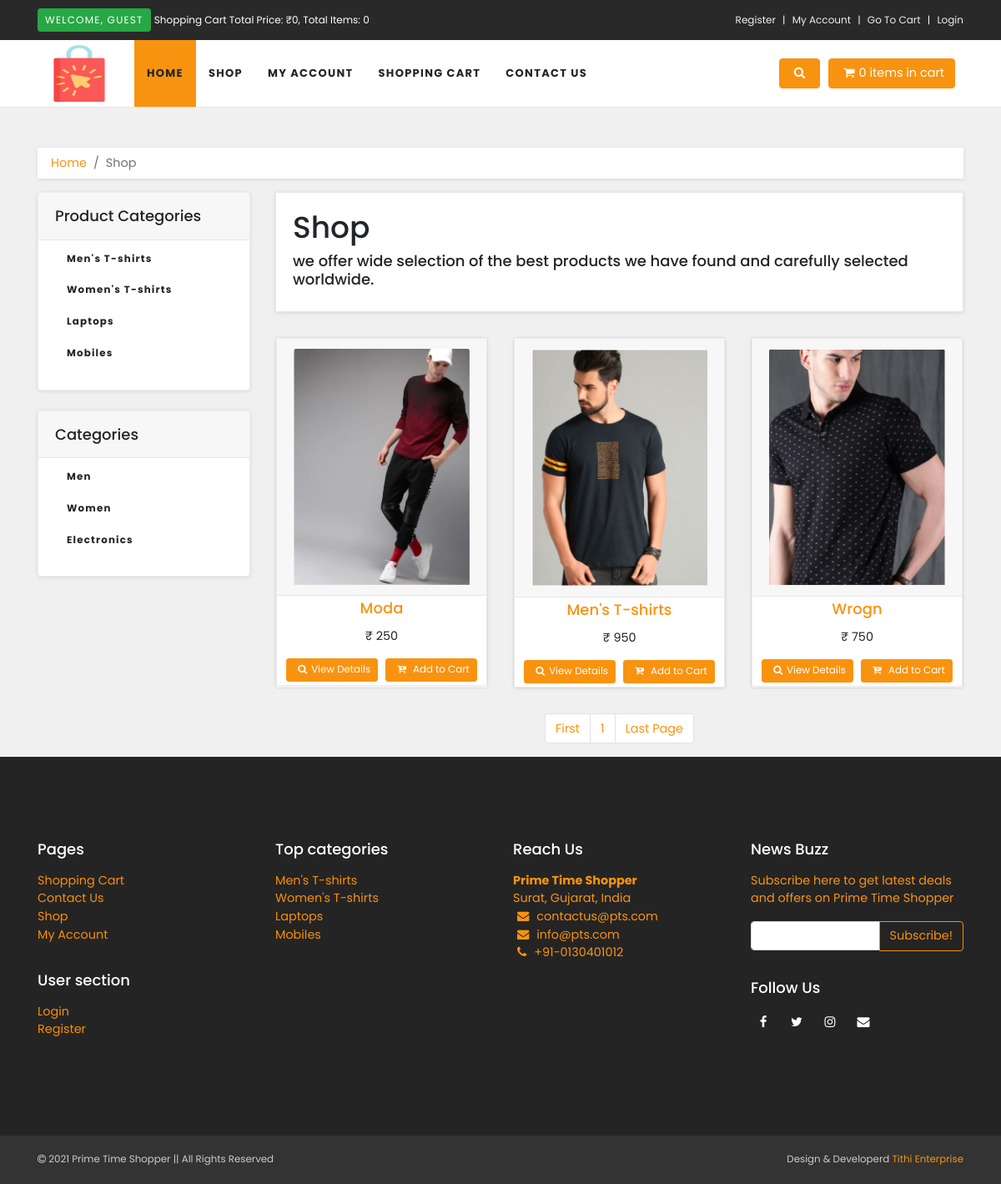
The page /shop.php on the database its author committed.
### tables this page shows
CREATE TABLE `product_categories` (
  `p_cat_id` int(25) NOT NULL,
  `p_cat_title` text NOT NULL,
  `p_cat_desc` text NOT NULL
);

CREATE TABLE `categories` (
  `cat_id` int(11) NOT NULL,
  `cat_title` text NOT NULL,
  `cat_desc` text NOT NULL
);

CREATE TABLE `products` (
  `product_id` int(255) NOT NULL,
  `p_cat_id` int(255) NOT NULL,
  `cat_id` int(255) NOT NULL,
  `date` timestamp NOT NULL DEFAULT current_timestamp() ON UPDATE current_timestamp(),
  `product_title` text NOT NULL,
  `product_img1` text NOT NULL,
  `product_img2` text NOT NULL,
  `product_img3` text NOT NULL,
  `product_price` int(255) NOT NULL,
  `product_desc` text NOT NULL,
  `product_keywords` text NOT NULL
);

### shop.php (the view, shortened to what this page needs)
<?php
include('includes/db_config.php');
include('functions/functions.php');
?>
<!DOCTYPE html>
<html>
<head>
  <link rel="stylesheet" href="styles/bootstrap/css/bootstrap.min.css">
  <link rel="stylesheet" href="styles/font-awesome/css/font-awesome.min.css">
  <link rel="stylesheet" href="styles/owl.carousel/assets/owl.carousel.css">
  <link rel="stylesheet" href="styles/owl.carousel/assets/owl.theme.default.css">
  <link rel="stylesheet" href="styles/style.default.css" id="theme-stylesheet">
  <link rel="stylesheet" href="styles/custom.css">
</head>
<body>
    <?php include ('includes/header.php'); ?>
  <div id="all">
    <div id="content">
      <div class="container mt-0">
        <div class="row">
          <div class="col-lg-12">
            <nav aria-label="breadcrumb">
              <ol class="breadcrumb">
                <li class="breadcrumb-item"><a href="index.php">Home</a></li>
                <li aria-current="page" class="breadcrumb-item active">Shop</li>
              </ol>
            </nav>
          </div>
          <div class="col-lg-3">
            <?php include('includes/sidebar.php'); ?>
            <div class="col-lg-9">
              <?php if (!isset($_GET['p_cat'])) {
                if (!isset($_GET['cat'])) { ?>
                  <div class="box">
                    <h1>Shop</h1>
                    <h4>we offer wide selection of the best products we have found and carefully selected worldwide.</h4>
                  </div>
              <?php }
              } ?>
                <div class="row products justify-content-center" >
                    <?php if (!isset($_GET['p_cat'])) {
                      if (!isset($_GET['cat'])) {
                        $per_page = 3;
                        if (isset($_GET['page'])) {
                          $page = $_GET['page'];
                        } else {
                          $page = 1;
                        }
                        $start_from = ($page - 1) * $per_page;
                        $get_products = "SELECT * FROM products order by 1 DESC LIMIT $start_from,$per_page";
                        $run_product = mysqli_query($con, $get_products);
                        while ($res_products = mysqli_fetch_array($run_product)) {
                          $pro_id = $res_products['product_id'];
                          $pro_title = $res_products['product_title'];
                          $pro_price = $res_products['product_price'];
                          $pro_img1 = $res_products['product_img1'];
                          echo "<div class='col-lg-4 col-md-6 d-flex'>
                                <div class='product'>
                                      <div class='card text-center'>
                                            <div class='card-header'>
                                                <a href='details.php?pro_id=$pro_id'><img id='proImg' class='card-img-top' src='admin_area/admin_product_images/$pro_img1' ></a>
                                            </div>
                                            <div class='card-body'>
                                                <h4 class='card-title'><a href='details.php?pro_id=$pro_id'>$pro_title</a></h4>
                                                <p class='card-text'>&#8377; $pro_price</p>
                                                 <a href='details.php?pro_id=$pro_id' class='btn btn-primary btn-sm'><i class='fa fa-search'></i>View Details</a>
                                                <a href='details.php?pro_id=$pro_id' class='btn btn-primary btn-sm'><i class='fa fa-cart-plus'></i> Add to Cart</a>
                                            </div>
                                        </div>
                                </div>
                          </div>";
                        }
                    ?>
                <div class="pages d-flex justify-content-center">
                      <nav aria-label="Page navigation example">
                        <ul class="pagination">
                            <?php
                                  $query="SELECT * FROM products";
                                  $result=mysqli_query($con,$query);
                                  $total_records=mysqli_num_rows($result);
                                  $total_per_page=ceil($total_records/$per_page);
                                  echo "<li class='page-item'><a href='shop.php?page=1' aria-label='Previous' class='page-link'><span aria-hidden='true'>First</span><span class='sr-only'>Previous</span></a></li>";
                                  for($i=1;$i<$total_per_page;$i++){
                                    echo "<li class='page-item'><a href='shop.php?page=$i' class='page-link'><span aria-hidden='true'>$i</span><span class='sr-only'></span></a></li>";
                                  }
                                  echo "<li class='page-item'><a href='shop.php?page=$total_per_page' aria-label='Last' class='page-link'><span aria-hidden='true'>Last Page</span><span class='sr-only'>Next</span></a></li>";
                            ?>
                        </ul>
                      </nav>
                </div>
            <?php }
                    } ?>
            </div>
          </div>
        </div>
      </div>
    </div>
    <?php include('includes/footer.php') ?>
</body>
</html>

### functions/functions.php (shortened to what this page needs)
<?php
$db = mysqli_connect('localhost', 'root', '', 'pts_store');
function getRealIPaddress(){
    switch(true){
        default : return $_SERVER['REMOTE_ADDR'];
    }
}
function items(){
    global $db;
    $ip_add=getRealIPaddress();
    $get_items="SELECT * FROM cart WHERE ip_add='$ip_add'";
    $run_items=mysqli_query($db,$get_items);
    $count_items=mysqli_num_rows($run_items);
    echo $count_items;
}
function total_price() {
    $total=0;
    echo $total;
}
function gePcats()
{
    global $db;
    $get_p_cats = "SELECT * FROM product_categories";
    $run_p_cats = mysqli_query($db, $get_p_cats);
    while ($row_p_cats = mysqli_fetch_array($run_p_cats)) {
        $p_cat_id = $row_p_cats['p_cat_id'];
        $p_cat_title = $row_p_cats['p_cat_title'];
        echo "<li><a href='shop.php?p_cat=$p_cat_id'>$p_cat_title</a></li>";
    }
}
function getCat()
{
    global $db;
    $get_cats = "SELECT * FROM categories";
    $run_cats_query = mysqli_query($db, $get_cats);
    while ($row_cat = mysqli_fetch_array($run_cats_query)) {
        $p_cat_id = $row_cat['cat_id'];
        $p_cat_title = $row_cat['cat_title'];
        echo "<li><a href='shop.php?cat=$p_cat_id'>$p_cat_title</a></li>";
    }
}

### includes/footer.php (shortened to what this page needs)
<div id="footer">
  <div class="container">
    <div class="row">
      <div class="col-lg-3 col-md-6">
        <h4 class="mb-3">Pages</h4>
        <ul class="list-unstyled">
          <li><a href="cart.php">Shopping Cart</a></li>
          <li><a href="contact.php">Contact Us</a></li>
          <li><a href="shop.php">Shop</a></li>
          <li><a href="customer/my_account.php">My Account</a></li>
        </ul>
        <hr>
        <h4 class="mb-3">User section</h4>
        <ul class="list-unstyled">
          <li><a href="customer/my_account.php">Login</a></li>
          <li><a href="customer_register.php">Register</a></li>
        </ul>
      </div>
      <div class="col-lg-3 col-md-6">
        <h4 class="mb-3">Top categories</h4>
        <ul class="list-unstyled">
          <?php
          $p_get_cats = "SELECT * FROM product_categories";
          $run_p_cats = mysqli_query($con, $p_get_cats);
          while ($res_p_cats = mysqli_fetch_array($run_p_cats)) {
            $p_cat_id = $res_p_cats['p_cat_id'];
            $p_cat_title = $res_p_cats['p_cat_title'];
            echo "
              <li><a href='shop.php?p_cat=$p_cat_id'>$p_cat_title</a></li>
              ";
          }
          ?>
        </ul>
      </div>
      <div class="col-lg-3 col-md-6">
        <h4 class="mb-3">Reach Us</h4>
        <p>
          <strong>Prime Time Shopper</strong>
          <br>Surat, Gujarat, India
          <br><a href="mailto:someone@example.com" class="email external"><i class="fa fa-envelope"></i> contactus@pts.com</a>
          <br><a href="mailto:someone@example.com" class="email external"><i class="fa fa-envelope"></i> info@pts.com</a>
          <br><a href="tel:+910130401012"><i class="fa fa-phone"></i> +91-0130401012</a>
        </p>
      </div>
      <div class="col-lg-3 col-md-6">
        <h4 class="mb-3">News Buzz</h4>
        <p>Subscribe here to get latest deals and offers on Prime Time Shopper</p>
        <form action="" method="post">
          <div class="input-group">
            <input type="text" name="email" class="form-control" required><span class="input-group-append">
              <button type="submit" name="" class="btn btn-outline-secondary">Subscribe!</button></span>
          </div>
        </form>
        <hr>
        <h4 class="mb-3">Follow Us</h4>
        <p class="social"><a href="#" class="facebook external"><i class="fa fa-facebook"></i></a><a href="#" class="twitter external"><i class="fa fa-twitter"></i></a><a href="#" class="instagram external"><i class="fa fa-instagram"></i></a><a href="mailto:someone@example.com" class="email external"><i class="fa fa-envelope"></i></a></p>
      </div>
    </div>
  </div>
</div>
<div id="copyright">
  <div class="container">
    <div class="row">
      <div class="col-lg-6 mb-2 mb-lg-0">
        <p class="text-center text-lg-left"><i class="fa fa-copyright"></i>&nbsp;<?php echo date('Y') ?> Prime Time Shopper || All Rights Reserved</p>
      </div>
      <div class="col-lg-6">
        <p class="text-center text-lg-right">Design & Developerd <a href="#">Tithi Enterprise</a>
        </p>
      </div>
    </div>
  </div>
</div>

### rows shown on the page
product_categories: p_cat_title "Men's T-shirts"
product_categories: p_cat_title "Women's T-shirts"
product_categories: p_cat_title "Laptops"
product_categories: p_cat_title "Mobiles"
categories: cat_title "Men"
categories: cat_title "Women"
categories: cat_title "Electronics"
products: product_img1 (picture), product_title "Moda", product_price "250"
products: product_img1 (picture), product_title "Men's T-shirts", product_price "950"
products: product_img1 (picture), product_title "Wrogn", product_price "750"

### other values the page prints
$total "0"
$count_items "0 0"
